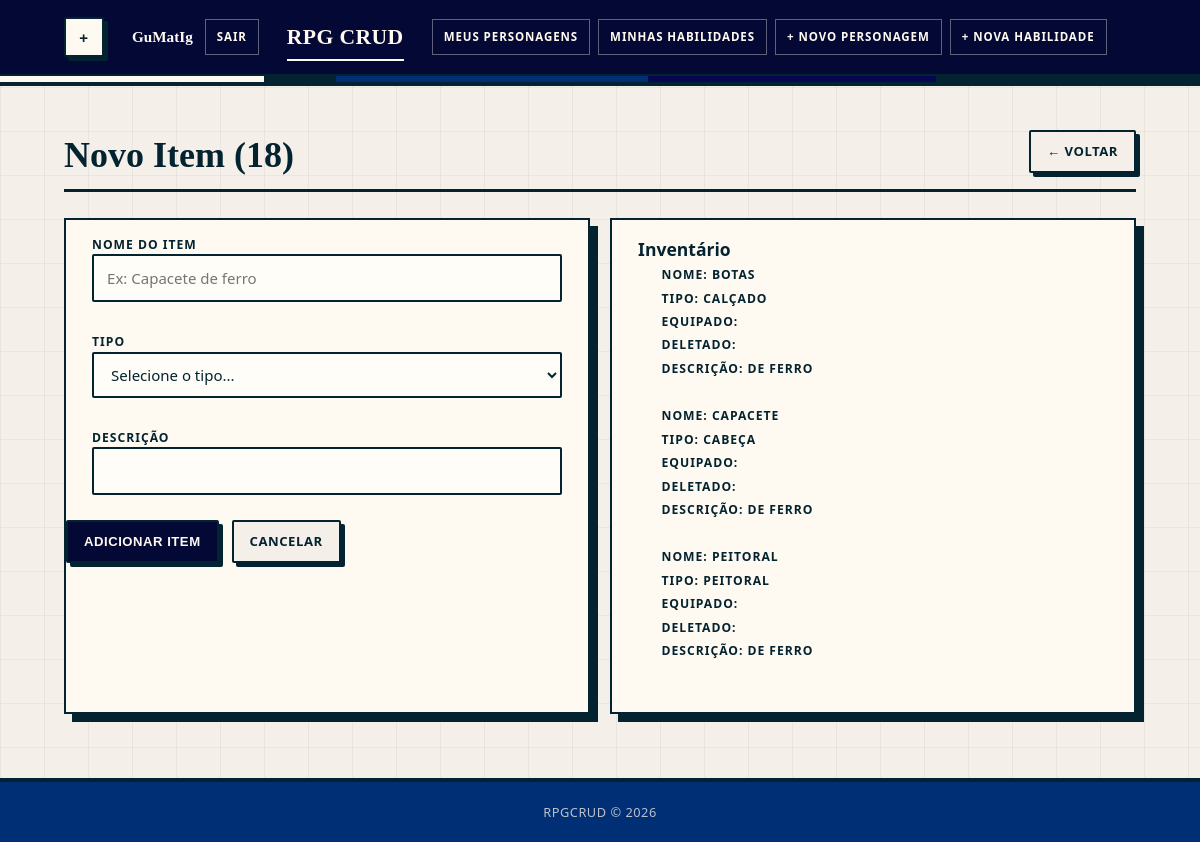
The page /pages/item_create.php?id=18 (signed in) on the database its author committed.
### tables this page shows
CREATE TABLE `item` (
  `id` int(11) NOT NULL,
  `id_personagem` int(11) DEFAULT NULL,
  `nome` varchar(32) DEFAULT NULL,
  `tipo` varchar(32) DEFAULT NULL,
  `descricao` text DEFAULT NULL,
  `equipado` tinyint(1) DEFAULT NULL,
  `deletado` tinyint(1) DEFAULT NULL
);

### config/database.php (called while the page is built, shortened)
<?php
function getConexao(): PDO {
    $dsn = "mysql:host=" . DB_HOST . ";dbname=" . DB_NAME . ";charset=" . DB_CHARSET;
    $opcoes = [
        PDO::ATTR_ERRMODE            => PDO::ERRMODE_EXCEPTION,
        PDO::ATTR_DEFAULT_FETCH_MODE => PDO::FETCH_ASSOC,
        PDO::ATTR_EMULATE_PREPARES   => false,
    ];
    return new PDO($dsn, DB_USER, DB_PASS, $opcoes);
}

### repository/ItemRepository.php (called while the page is built, shortened)
<?php
require_once __DIR__ . '/../config/database.php';
require_once __DIR__ . '/../entity/Item.php';
class ItemRepository {
    private PDO $pdo;
    public function __construct() {
        $this->pdo = getConexao();
    }
    public function listarPorPersonagem(int $id_personagem): array {
        $stmt = $this->pdo->prepare(
            'SELECT * FROM item WHERE id_personagem = :id_p ORDER BY nome ASC'
        );
        $stmt->execute([':id_p' => $id_personagem]);
        $lista = [];
        foreach ($stmt->fetchAll() as $dados) {
            $lista[] = new Item($dados);
        }
        return $lista;
    }
}

### entity/Item.php (called while the page is built, shortened)
<?php
class Item {
    private string $nome;
    private string $tipo;
    private string $descricao;
    public function __construct(array $dados) {
        $this->nome              =        $dados['nome']              ?? '';
        $this->tipo              =        $dados['tipo']              ?? '';
        $this->descricao         =        $dados['descricao']         ?? '';
    }
    public function getNome():            string { return $this->nome; }
    public function getTipo():            string { return $this->tipo; }
    public function getDescricao():       string { return $this->descricao; }
}

### pages/item_create.php (the view, shortened to what this page needs)
<?php
require_once __DIR__ . '/../repository/ItemRepository.php';
$repo_item = new ItemRepository();
$id_personagem = 0;
if (isset($_GET['id'])) {
    $id_personagem = (int) $_GET['id'];
}
$inventario = $repo_item->listarPorPersonagem($id_personagem);
$nome = '';
$descricao = '';
require_once __DIR__ . '/../includes/header.php';
?>
<div class="page-header">
  <h2>Novo Item (<?= $id_personagem ?>)</h2>
  <a href="index.php" class="btn btn-ghost">← Voltar</a>
</div>
<div class="form">
  <div class="form-card">
    <form method="POST" action="item_create.php?id=<?=$id_personagem?>" enctype="multipart/form-data">
      <div class="form-group">
        <label for="nome">Nome do Item</label>
        <input
          type="text"
          id="nome"
          name="nome"
          placeholder="Ex: Capacete de ferro"
          value="<?= htmlspecialchars($nome) ?>"
          required
        />
      </div>
      <div class="form-group">
        <label for="tipo">Tipo</label>
        <select id="tipo" name="tipo" required>
          <option value="">Selecione o tipo...</option>
        </select>
      </div>
      <div class="form-group">
        <label for="descricao">Descrição</label>
        <input
          type="text"
          id="descricao"
          name="descricao"
          value="<?= htmlspecialchars($descricao) ?>"
          required
        />
      </div>
      <div class="form-actions">
        <button type="submit" class="btn btn-primary">Adicionar Item</button>
        <a href="index.php" class="btn btn-ghost">Cancelar</a>
      </div>
    </form>
  </div>
  <div class="form-card">
    <div class="form-group">
        <h3 for="inventario">Inventário</h3>
        <?php foreach ($inventario as $indice => $it): ?>
        <div class="form-group2">
          <label for="nome">Nome: <?= $it->getNome() ?></label>
        </div>
        <div class="form-group2">
          <label for="tipo">Tipo: <?= $it->getTipo() ?></label>
        </div>
        <div class="form-group2">
          <label for="equipado">Equipado: <?= $it->getEquipado() ?></label>
        </div>
        <div class="form-group2">
          <label for="deletado">Deletado: <?= $it->getDeletado() ?></label>
        </div>
        <div class="form-group2">
          <label for="descricao">Descrição: <?= $it->getDescricao() ?></label>
        </div>
        <br>
        <?php endforeach; ?>
    </div>
  </div>
</div>
<?php require_once __DIR__ . '/../includes/footer.php'; ?>

### assets/style.css (style rules this page uses)
*, *::before, *::after { box-sizing: border-box; margin: 0; padding: 0; }
:root { --paper: #f4efe8; --paper-soft: #fffaf1; --ink: #032330; --ink-soft: #4b433b; --line: #1f1b16; --muted: #776f63; --orange: #c4572b; --orange-dark: #8f3425; --green: #69785a; --green-dark: #3f4c36; --yellow: #0806649f; --yellow-soft: #f7dfa0; --red: #040835; --red-dark: #002f75; --red-soft: #f0d4c9; --cream: #ede0cf; --radius: 2px; --shadow: 8px 8px 0 var(--ink); --shadow-sm: 4px 4px 0 var(--ink); }
html { min-height: 100%; }
body { position: relative; isolation: isolate; min-height: 100vh; display: flex; flex-direction: column; color: var(--ink); background: linear-gradient(90deg, rgba(24,23,20,.05) 1px, transparent 1px), linear-gradient(0deg, rgba(24,23,20,.04) 1px, transparent 1px), var(--paper); background-size: 44px 44px, 44px 44px, auto; font-family: "Trebuchet MS", "Segoe UI", system-ui, sans-serif; font-size: 15px; line-height: 1.6; }
a { color: var(--ink); text-decoration-color: var(--red); text-decoration-thickness: 2px; text-underline-offset: 3px; }
.page-header { display: flex; align-items: flex-end; justify-content: space-between; gap: 18px; margin-bottom: 26px; padding-bottom: 16px; border-bottom: 3px solid var(--ink); }
.page-header h2 { position: relative; font-family: Georgia, "Times New Roman", serif; font-size: clamp(1.9rem, 3vw, 2.6rem); line-height: 1; font-weight: 700; letter-spacing: 0; }
.btn { display: inline-flex; align-items: center; justify-content: center; gap: 8px; min-height: 40px; padding: 9px 16px; border: 2px solid var(--ink); border-radius: var(--radius); color: var(--ink); background: var(--paper-soft); box-shadow: var(--shadow-sm); font-size: .82rem; font-weight: 900; letter-spacing: .04em; text-transform: uppercase; cursor: pointer; text-decoration: none; transition: transform .12s ease, box-shadow .12s ease, background .12s ease; }
.btn-primary { background: var(--red); color: var(--paper-soft); }
.btn-ghost { background: var(--paper); }
.form-card, .confirm-card, .login-card, .form-pericias { position: relative; background: var(--paper-soft); border: 2px solid var(--ink); box-shadow: var(--shadow); }
.form { display: grid; grid-template-columns: 1fr 1fr; gap: 20px; }
.form-group, .div-pericia { margin-bottom: 20px; margin-left: 5%; margin-right: 5%; padding-top: 5px; padding-bottom: 5px; }
.form-group label { display: block; margin-bottom: 0px; color: var(--ink); font-size: .76rem; font-weight: 900; letter-spacing: .08em; text-transform: uppercase; }
.form-group2 { margin-left: 5%; padding-top: 2px; padding-bottom: 2px; }
.form-group input[type="text"], .form-group input[type="name"], .form-group input[type="email"], .form-group input[type="password"], .form-group input[type="number"], .form-group select { width: 100%; min-height: 44px; padding: 10px 13px; border: 2px solid var(--ink); border-radius: var(--radius); outline: none; color: var(--ink); background: #fffdf7; font: inherit; transition: box-shadow .15s ease, background .15s ease, transform .15s ease; }
.form-group select { cursor: pointer; }
.form-card, .form-pericias { max-width: 620px; padding-top: 10px; }
.form-actions { display: flex; gap: 13px; flex-wrap: wrap; margin-top: 10px; }

### rows shown on the page
item: nome "BOTAS", tipo "CALÇADO", descricao "DE FERRO"
item: nome "CAPACETE", tipo "CABEÇA", descricao "DE FERRO"
item: nome "PEITORAL", tipo "PEITORAL", descricao "DE FERRO"

### other values the page prints
$nomeUser "GuMatIg"
$id_personagem "18"
